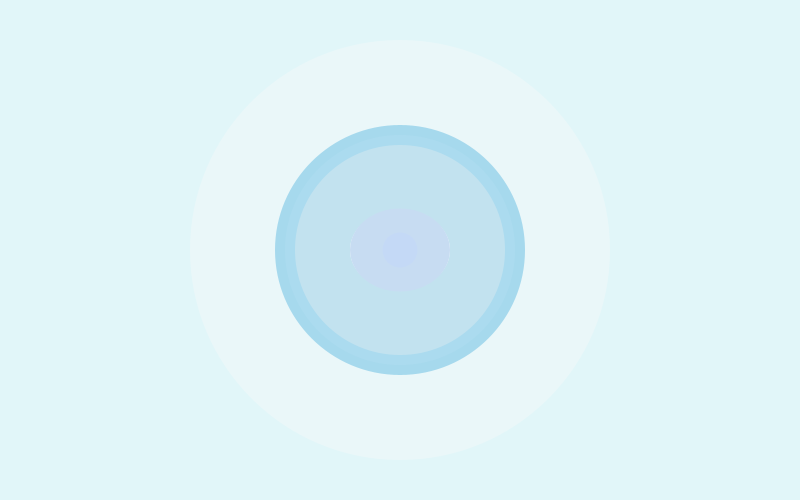
Frame 1 (no input)
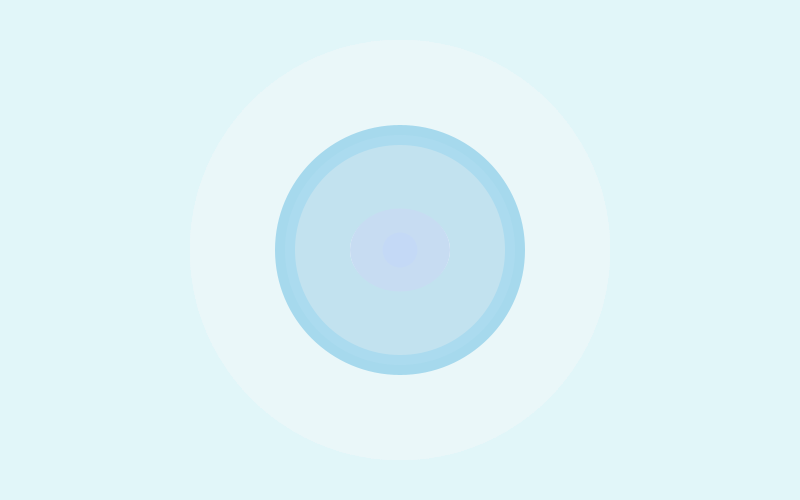
Frame 60 (the mouse pressed at the canvas centre just before this capture)
Frame 120 (the mouse held since frame 60 and released just before this capture): identical to frame 60, image omitted

The Processing sketch that drew these frames (run headless with seeded random() and noise(); from frame 60 on, the mouse is pressed at the canvas centre):

// Processing sketch: processing_110420
// ── processing_110420.pde


float x, y, wd, ht;
 
void setup ()
{
  size (800, 500);
  smooth ();
  background (225,246,249);
  x = width* .5;
  y = height* .5;
  wd = width* .30;
  ht = height* .30;
  frameRate (8);
}

void draw ()
{
noStroke();
fill(234, 247, 249);
ellipseMode (RADIUS);
ellipse(width/2, height/2, 210, 210);
noStroke();
fill(166, 217, 237);
ellipseMode(CENTER);
ellipse(width/2, height/2, 250, 250);
noStroke();
fill(171, 219,239);
ellipseMode(CENTER);
ellipse(width/2, height/2, 230, 230);
noStroke();
fill(194, 226, 239);
ellipseMode(CENTER);
ellipse(width/2, height/2, 210, 210);
noStroke();
fill(255, 255, 255);
ellipse(width/2, height/2, 100, 80);
noStroke();
fill(199, 220, 242);
ellipse(width/2, height/2, 100, 83);
noStroke();
fill(196, 217, 246);
ellipse(width/2, height/2, 35, 35);
noStroke();
noSmooth();
point(260, 650);

}

void mousePressed()
{
  stroke (222, 199, 239);
  strokeWeight(16);
  noFill();
  ellipse (width/2, height/2, 35, 35); 
  stroke (118, 119, 118);
  strokeWeight(5);
  noFill();
  ellipse (x+.2, y+.2, wd*.2, ht*.2);
stroke (168, 168, 168);
  strokeWeight(8);
  noFill();
  ellipse (x+.1, y+.1, wd*.1, ht*.1);

}
void keyPressed()
{
 
  if ( key == CODED )
  {
    if ( keyCode == DOWN )
    {
      y = y - 5;
    }
    else if (keyCode == CENTER )
    {
      y = y + 5;
    }
    else if (keyCode == UP )
    {
      x = x + 5;
    }
    else if (keyCode == LEFT)
    {x = x - 5;}
  }
}
void mouseReleased ()
{
  wd=random (100, 200);
  ht=wd;
}
